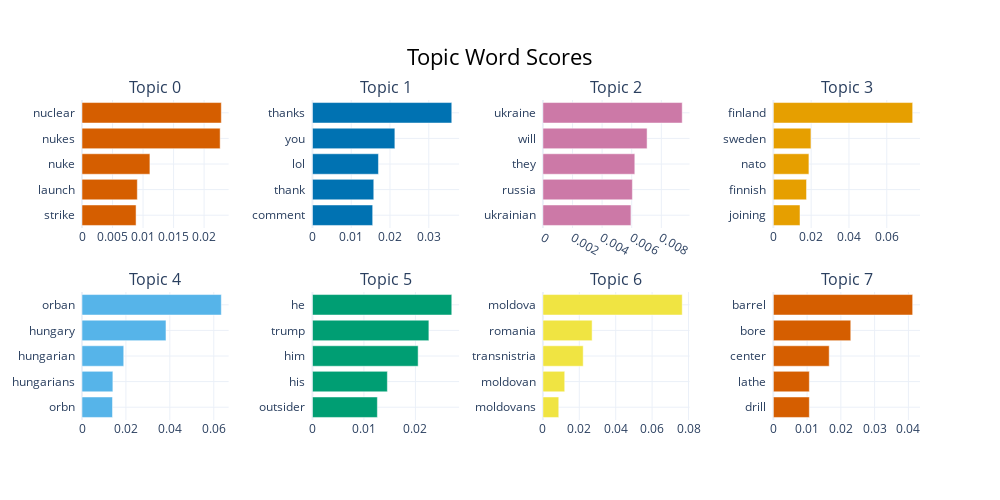

The notebook cell saved with this chart:
### Code cell
BERTopic_mpnet_base_1.visualize_barchart(top_n_topics=8)

### Figure 1 — Plotly figure (JSON) as saved in the notebook; plotly's stock layout.template omitted (floating-point values rounded to 4 significant figures)
{"data": [{"marker": {"color": "#D55E00"}, "orientation": "h", "type": "bar", "x": [0.008856, 0.009061, 0.01112, 0.02263, 0.02282], "xaxis": "x", "y": ["strike  ", "launch  ", "nuke  ", "nukes  ", "nuclear  "], "yaxis": "y"}, {"marker": {"color": "#0072B2"}, "orientation": "h", "type": "bar", "x": [0.01554, 0.01582, 0.01702, 0.02126, 0.03593], "xaxis": "x2", "y": ["comment  ", "thank  ", "lol  ", "you  ", "thanks  "], "yaxis": "y2"}, {"marker": {"color": "#CC79A7"}, "orientation": "h", "type": "bar", "x": [0.005947, 0.006044, 0.006209, 0.007038, 0.009411], "xaxis": "x3", "y": ["ukrainian  ", "russia  ", "they  ", "will  ", "ukraine  "], "yaxis": "y3"}, {"marker": {"color": "#E69F00"}, "orientation": "h", "type": "bar", "x": [0.0141, 0.01756, 0.01882, 0.0199, 0.07371], "xaxis": "x4", "y": ["joining  ", "finnish  ", "nato  ", "sweden  ", "finland  "], "yaxis": "y4"}, {"marker": {"color": "#56B4E9"}, "orientation": "h", "type": "bar", "x": [0.01389, 0.01406, 0.019, 0.03824, 0.06344], "xaxis": "x5", "y": ["orbn  ", "hungarians  ", "hungarian  ", "hungary  ", "orban  "], "yaxis": "y5"}, {"marker": {"color": "#009E73"}, "orientation": "h", "type": "bar", "x": [0.01261, 0.01455, 0.02053, 0.02262, 0.02706], "xaxis": "x6", "y": ["outsider  ", "his  ", "him  ", "trump  ", "he  "], "yaxis": "y6"}, {"marker": {"color": "#F0E442"}, "orientation": "h", "type": "bar", "x": [0.008714, 0.01199, 0.02215, 0.02704, 0.07654], "xaxis": "x7", "y": ["moldovans  ", "moldovan  ", "transnistria  ", "romania  ", "moldova  "], "yaxis": "y7"}, {"marker": {"color": "#D55E00"}, "orientation": "h", "type": "bar", "x": [0.01066, 0.01066, 0.01654, 0.02294, 0.04127], "xaxis": "x8", "y": ["drill  ", "lathe  ", "center  ", "bore  ", "barrel  "], "yaxis": "y8"}], "layout": {"annotations": [{"font": {"size": 16}, "showarrow": false, "text": "Topic 0", "x": 0.0875, "xanchor": "center", "xref": "paper", "y": 1, "yanchor": "bottom", "yref": "paper"}, {"font": {"size": 16}, "showarrow": false, "text": "Topic 1", "x": 0.3625, "xanchor": "center", "xref": "paper", "y": 1, "yanchor": "bottom", "yref": "paper"}, {"font": {"size": 16}, "showarrow": false, "text": "Topic 2", "x": 0.6375, "xanchor": "center", "xref": "paper", "y": 1, "yanchor": "bottom", "yref": "paper"}, {"font": {"size": 16}, "showarrow": false, "text": "Topic 3", "x": 0.9125, "xanchor": "center", "xref": "paper", "y": 1, "yanchor": "bottom", "yref": "paper"}, {"font": {"size": 16}, "showarrow": false, "text": "Topic 4", "x": 0.0875, "xanchor": "center", "xref": "paper", "y": 0.4, "yanchor": "bottom", "yref": "paper"}, {"font": {"size": 16}, "showarrow": false, "text": "Topic 5", "x": 0.3625, "xanchor": "center", "xref": "paper", "y": 0.4, "yanchor": "bottom", "yref": "paper"}, {"font": {"size": 16}, "showarrow": false, "text": "Topic 6", "x": 0.6375, "xanchor": "center", "xref": "paper", "y": 0.4, "yanchor": "bottom", "yref": "paper"}, {"font": {"size": 16}, "showarrow": false, "text": "Topic 7", "x": 0.9125, "xanchor": "center", "xref": "paper", "y": 0.4, "yanchor": "bottom", "yref": "paper"}], "height": 500, "hoverlabel": {"bgcolor": "white", "font": {"family": "Rockwell", "size": 16}}, "showlegend": false, "title": {"font": {"color": "Black", "size": 22}, "text": "Topic Word Scores", "x": 0.5, "xanchor": "center", "yanchor": "top"}, "width": 1000, "xaxis": {"anchor": "y", "domain": [0, 0.175], "showgrid": true}, "xaxis2": {"anchor": "y2", "domain": [0.275, 0.45], "showgrid": true}, "xaxis3": {"anchor": "y3", "domain": [0.55, 0.725], "showgrid": true}, "xaxis4": {"anchor": "y4", "domain": [0.825, 1], "showgrid": true}, "xaxis5": {"anchor": "y5", "domain": [0, 0.175], "showgrid": true}, "xaxis6": {"anchor": "y6", "domain": [0.275, 0.45], "showgrid": true}, "xaxis7": {"anchor": "y7", "domain": [0.55, 0.725], "showgrid": true}, "xaxis8": {"anchor": "y8", "domain": [0.825, 1], "showgrid": true}, "yaxis": {"anchor": "x", "domain": [0.6, 1], "showgrid": true}, "yaxis2": {"anchor": "x2", "domain": [0.6, 1], "showgrid": true}, "yaxis3": {"anchor": "x3", "domain": [0.6, 1], "showgrid": true}, "yaxis4": {"anchor": "x4", "domain": [0.6, 1], "showgrid": true}, "yaxis5": {"anchor": "x5", "domain": [0, 0.4], "showgrid": true}, "yaxis6": {"anchor": "x6", "domain": [0, 0.4], "showgrid": true}, "yaxis7": {"anchor": "x7", "domain": [0, 0.4], "showgrid": true}, "yaxis8": {"anchor": "x8", "domain": [0, 0.4], "showgrid": true}}}
